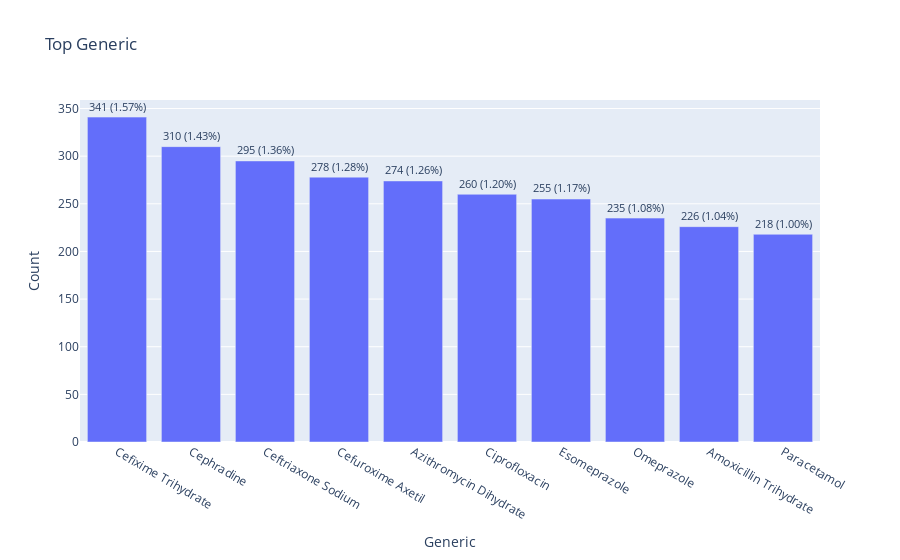

Notebook cell for this chart:
### Code cell
# Set the column name to visualize
col_name = 'generic'

# Generate the bar plot for the top 10 generic medicines
top_plot(col_name, 10)

### Figure 1 — Plotly figure (JSON) as saved in the notebook; plotly's stock layout.template omitted (floating-point values rounded to 4 significant figures)
{"data": [{"alignmentgroup": "True", "hovertemplate": "Generic=%{x}<br>Counts=%{y}<br>Count (%)=%{text}<extra></extra>", "legendgroup": "", "marker": {"color": "#636efa", "pattern": {"shape": ""}}, "name": "", "offsetgroup": "", "orientation": "v", "showlegend": false, "text": ["341 (1.57%)", "310 (1.43%)", "295 (1.36%)", "278 (1.28%)", "274 (1.26%)", "260 (1.20%)", "255 (1.17%)", "235 (1.08%)", "226 (1.04%)", "218 (1.00%)"], "textposition": "outside", "type": "bar", "x": ["Cefixime Trihydrate", "Cephradine", "Ceftriaxone Sodium", "Cefuroxime Axetil", "Azithromycin Dihydrate", "Ciprofloxacin", "Esomeprazole", "Omeprazole", "Amoxicillin Trihydrate", "Paracetamol"], "xaxis": "x", "y": [341, 310, 295, 278, 274, 260, 255, 235, 226, 218], "yaxis": "y"}], "layout": {"autosize": true, "barmode": "relative", "legend": {"tracegroupgap": 0}, "title": {"text": "Top Generic"}, "xaxis": {"anchor": "y", "autorange": true, "domain": [0, 1], "range": [-0.5, 9.5], "title": {"text": "Generic"}, "type": "category"}, "yaxis": {"anchor": "x", "autorange": true, "domain": [0, 1], "range": [0, 358.9], "title": {"text": "Count"}, "type": "linear"}}}
